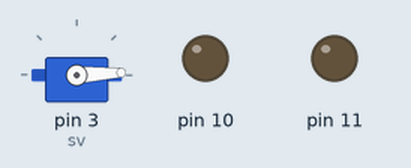
Recording of a sketch running on a simulated Arduino Uno, built with avr-gcc and run on an emulated ATmega328P. On the bench: servo, output pins drawn as LEDs (lit = HIGH).

Above: at 0.05 s.
At 0.9 s:
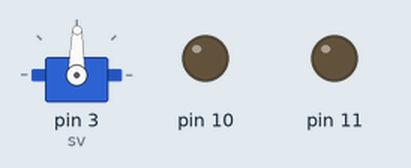
At 1.75 s:
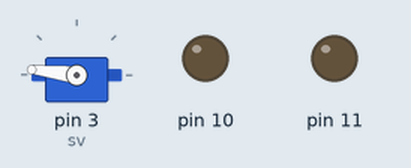
At 3.45 s:
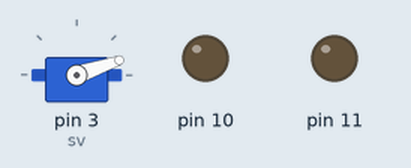
Timing chart, 0 to 8.3 s (numbered marks = the images above):
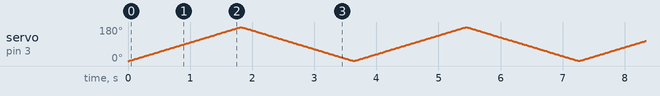

The sketch:

1113_for_servo.ino
```cpp
#include <Servo.h>

Servo sv;
void setup() {
  sv.attach(3);
  pinMode(10,OUTPUT);
  pinMode(11,OUTPUT);
}

void loop() {
  for(int i=0;i<180;i++)
  {
    sv.write(i);
    delay(10);
  }
  for(int i=180;i>0;i--)
  {
    sv.write(i);
    delay(10);
  }
}
```
